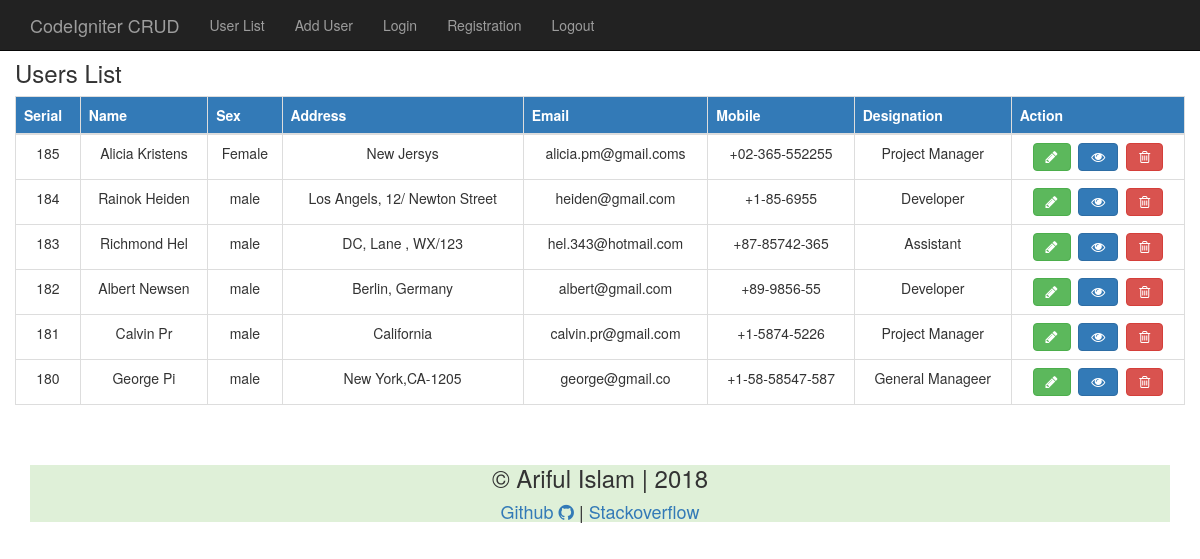
The app's page /index.php/user with its own data.
### tables this page shows
CREATE TABLE `usertable` (
  `id` int(11) NOT NULL,
  `name` varchar(50) NOT NULL,
  `sex` varchar(10) NOT NULL,
  `username` varchar(32) NOT NULL,
  `password` varchar(32) NOT NULL,
  `mobile` varchar(15) NOT NULL,
  `address` varchar(50) NOT NULL,
  `email` varchar(50) NOT NULL,
  `designation` varchar(100) NOT NULL,
  `image` varchar(50) NOT NULL
);

### application/controllers/User.php (called while the page is built, shortened)
<?php
class User extends  CI_Controller{
    public function __construct()
    {
        $this->load->model('UserModel');
        $this->load->helper('security');
    }
	 public function userlist($type = 'user')
    {
    	if($type == 'user')
        {
            $data['userdata'] = $this->UserModel->showusers();
            $this->load->view('template/inc/header.php');
            $this->load->view('template/user/viewuser.php',$data);
            $this->load->view('template/inc/footer.php');
        }
    }
}

### index.php (called while the page is built, shortened)
<?php
require_once BASEPATH.'core/CodeIgniter.php';

### application/models/UserModel.php (called while the page is built, shortened)
<?php
    class UserModel extends  CI_Model{
        public function __construct()
        {
            $this->db = $this->load->database("default",TRUE);
        }
        public function showusers()
        {
            $result_set = $this->db->query("select * from usertable order by id desc");
            return $result_set->result_array();
        }
    }
?>

### application/views/template/user/viewuser.php (the view)
<div class="row" style="margin-top: 40px;">
    <div class="card">
        <h3>Users List</h3>
    </div>
    <table class="table table-bordered text-center">
        <thead>
        <tr class="bg-primary">
            <th>Serial</th>
            <th>Name</th>
            <th>Sex</th>
            <th>Address</th>
            <th>Email</th>
            <th>Mobile</th>
            <th>Designation</th>
            <th>Action</th>
        </tr>
        </thead>
        <tbody>
            <?php foreach ($userdata as $value): ?>
				<tr>
					<td><?php echo $value['id']; ?></td>
					<td><?php echo $value['name']; ?></td>
					<td><?php echo $value['sex']; ?></td>
					<td><?php echo $value['address']; ?></td>
					<td><?php echo $value['email']; ?></td>
                    <td><?php echo $value['mobile']; ?></td>
					<td><?php echo $value['designation']; ?></td>
					<td><a href="<?php echo site_url("user/edituser")."/"; ?><?php echo $value['id']; ?>"><i class="fa fa-pencil btn btn-success"></i></a>&nbsp;&nbsp;<a href="<?php echo site_url('user/viewuser').'/'; ?><?php echo $value['id']; ?>" ><i class="fa fa-eye btn btn-primary" ></i></a>&nbsp;&nbsp;<a href="<?php echo site_url('user/deleteuser').'/'; ?><?php echo $value['id']; ?>" ><i class="fa fa-trash-o btn btn-danger" onclick="return confirm('are you sure to delete?')" ></i></a></td>
				</tr>
            <?php endforeach; ?>
        </tbody>
    </table>
</div>

### records on screen
usertable: id "185", name "Alicia Kristens", sex "Female", address "New Jersys", email "alicia.pm@gmail.coms", mobile "+02-365-552255", designation "Project Manager"
usertable: id "184", name "Rainok Heiden", sex "male", address "Los Angels, 12/ Newton Street", email "heiden@gmail.com", mobile "+1-85-6955", designation "Developer"
usertable: id "183", name "Richmond Hel", sex "male", address "DC, Lane , WX/123", email "hel.343@hotmail.com", mobile "+87-85742-365", designation "Assistant"
usertable: id "182", name "Albert Newsen", sex "male", address "Berlin, Germany", email "albert@gmail.com", mobile "+89-9856-55", designation "Developer"
usertable: id "181", name "Calvin Pr", sex "male", address "California", email "calvin.pr@gmail.com", mobile "+1-5874-5226", designation "Project Manager"
usertable: id "180", name "George Pi", sex "male", address "New York,CA-1205", email "george@gmail.co", mobile "+1-58-58547-587", designation "General Manageer"
